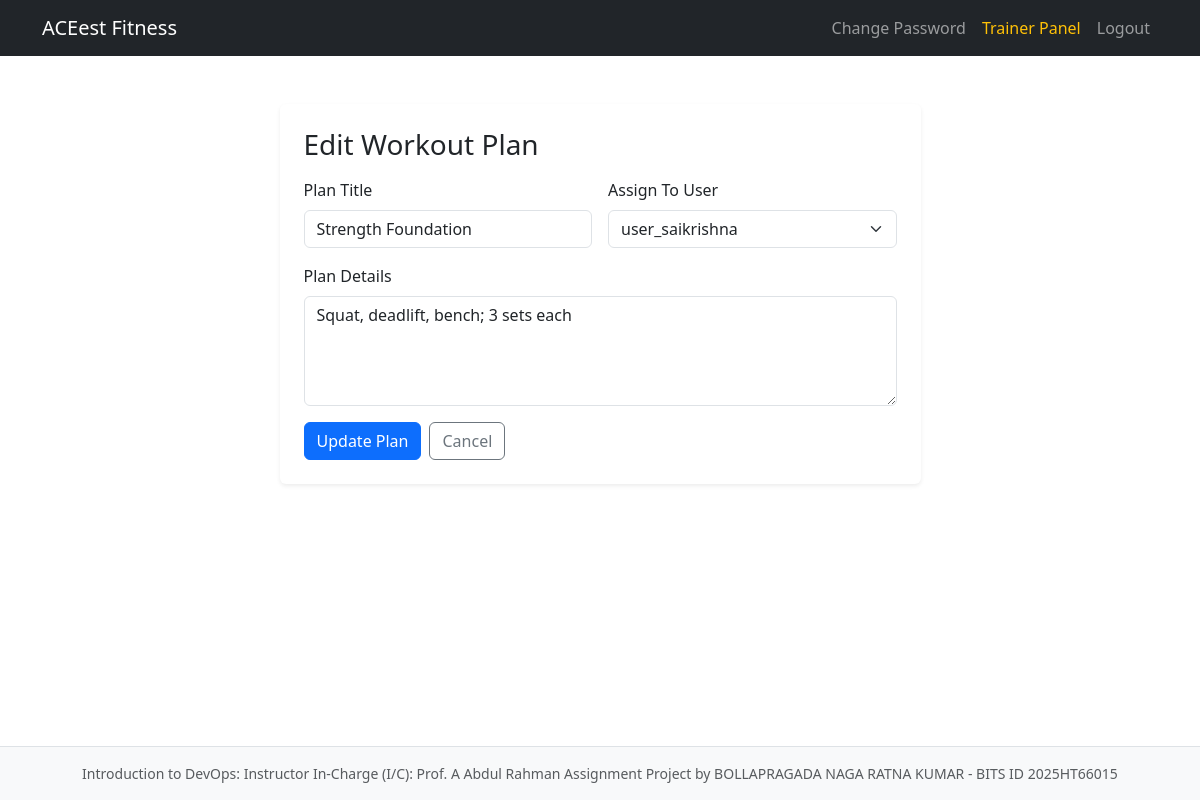
The app's page /trainer/workout-plans/10/edit (signed in) with its own data.
### app.py (models this page shows)
class WorkoutPlan(db.Model):
    id = db.Column(db.Integer, primary_key=True)
    title = db.Column(db.String(150), nullable=False)
    details = db.Column(db.Text, nullable=False)
    trainer_id = db.Column(db.Integer, db.ForeignKey('user.id'), nullable=False)
    user_id = db.Column(db.Integer, db.ForeignKey('user.id'), nullable=False)
    trainer = db.relationship('User', foreign_keys=[trainer_id], backref='created_workout_plans')
    user = db.relationship('User', foreign_keys=[user_id], backref='workout_plans')

class User(db.Model, UserMixin):
    id = db.Column(db.Integer, primary_key=True)
    username = db.Column(db.String(150), unique=True, nullable=False)
    password = db.Column(db.String(150), nullable=False)
    role = db.Column(db.String(50), default='user')
    trainer_id = db.Column(db.Integer, db.ForeignKey('user.id'))
    assigned_trainer = db.relationship(
        'User',
        remote_side=[id],
        foreign_keys=[trainer_id],
        backref=db.backref('assigned_users', lazy='dynamic'),
        lazy='joined',
    )

### app.py (the view, shortened to what this page needs)
@app.route('/trainer/workout-plans/<int:plan_id>/edit', methods=['GET', 'POST'])
@login_required
@role_required('trainer')
def edit_workout_plan(plan_id):
    plan = WorkoutPlan.query.filter_by(id=plan_id, trainer_id=current_user.id).first_or_404()
    assigned_users = User.query.filter_by(trainer_id=current_user.id, role='user').order_by(User.username).all()
    return render_template(
        'edit_workout_plan.html',
        plan=plan,
        assigned_users=assigned_users
    )

### app.py (called while the page is built)
@login_manager.user_loader
def load_user(user_id):
    return db.session.get(User, int(user_id))

def role_required(*roles):
    def decorator(view_function):
        @wraps(view_function)
        def wrapped_view(*args, **kwargs):
            if not current_user.is_authenticated:
                return login_manager.unauthorized()
            if current_user.role not in roles:
                flash('Access denied.', 'danger')
                return redirect(url_for('dashboard'))
            return view_function(*args, **kwargs)
        return wrapped_view
    return decorator

### templates/edit_workout_plan.html
{% extends "base.html" %}
{% block content %}
<div class="row justify-content-center">
    <div class="col-md-8 col-lg-7">
        <div class="card shadow-sm border-0 mt-4">
            <div class="card-body p-4">
                <h3 class="mb-3">Edit Workout Plan</h3>
                <form method="POST" action="{{ url_for('edit_workout_plan', plan_id=plan.id) }}" class="row g-3">
                    <div class="col-md-6">
                        <label class="form-label">Plan Title</label>
                        <input type="text" name="title" class="form-control" value="{{ plan.title }}" required>
                    </div>
                    <div class="col-md-6">
                        <label class="form-label">Assign To User</label>
                        <select name="user_id" class="form-select" required>
                            {% for user in assigned_users %}
                                <option value="{{ user.id }}" {% if user.id == plan.user_id %}selected{% endif %}>
                                    {{ user.username }}
                                </option>
                            {% endfor %}
                        </select>
                    </div>
                    <div class="col-12">
                        <label class="form-label">Plan Details</label>
                        <textarea name="details" class="form-control" rows="4" required>{{ plan.details }}</textarea>
                    </div>
                    <div class="col-12 d-flex gap-2">
                        <button type="submit" class="btn btn-primary">Update Plan</button>
                        <a href="{{ url_for('trainer_dashboard') }}" class="btn btn-outline-secondary">Cancel</a>
                    </div>
                </form>
            </div>
        </div>
    </div>
</div>
{% endblock %}

### records on screen
WorkoutPlan: title "Strength Foundation", user_id "user_saikrishna", details "Squat, deadlift, bench; 3 sets each"
